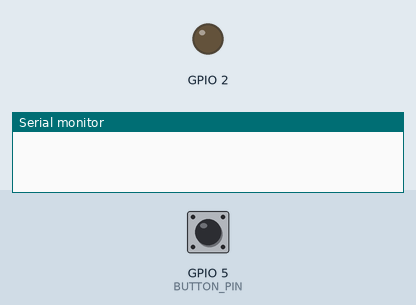
A program run on a simulated ESP32. Shown: output pins drawn as LEDs (lit = HIGH), the last lines printed to the serial monitor. The inputs (shaded band) are chosen by the test bench; at power-on: GPIO 5 (BUTTON_PIN) HIGH. Storage starts empty.

Above: at 1.2 s.
1.3 s: GPIO 5 (BUTTON_PIN) pulled LOW for 0.15 s
At 1.7 s:
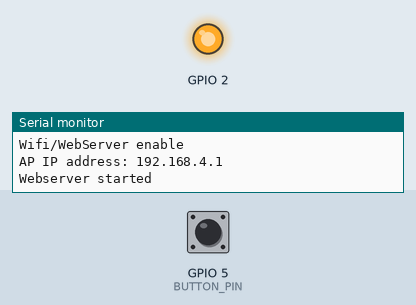
4.4 s: GPIO 5 (BUTTON_PIN) pulled LOW for 1 s
At 5.3 s:
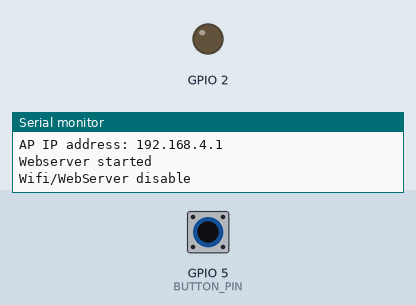
6.9 s: GPIO 5 (BUTTON_PIN) pulled LOW for 3.2 s
At 7.2 s:
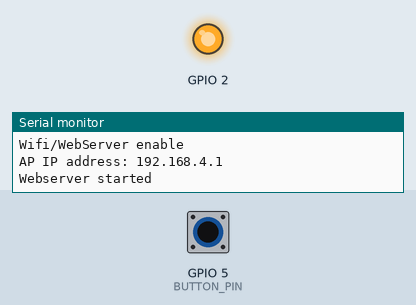
Timing chart, 0 to 9.9 s (numbered marks = the images above; inputs shaded):
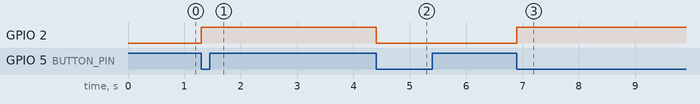

The program:

main.cpp
```cpp
#include <WiFi.h>
#include <OneWire.h>
#include <DallasTemperature.h>
#include "DHT.h"
#include "SPIFFS.h"
#include <ESPAsyncWebServer.h>

// DS18B20 =================
#define ONE_WIRE_BUS 4
OneWire oneWire(ONE_WIRE_BUS);
DallasTemperature sensors(&oneWire);
DeviceAddress sensorAddresses[] = {
  {0x28, 0x61, 0x64, 0x34, 0xD4, 0x1D, 0x99, 0xCD},
  {0x28, 0x61, 0x64, 0x34, 0xD5, 0x74, 0x94, 0x73},
  {0x28, 0x61, 0x64, 0x34, 0xD5, 0x4C, 0xA5, 0xC8},
  {0x28, 0x61, 0x64, 0x34, 0xD5, 0x79, 0x2F, 0xE8}
};
float tempsDS18B20[4];

// DHT22 ===================
#define DHTPIN1 19
#define DHTPIN2 22
#define DHTTYPE DHT22
DHT dht1(DHTPIN1, DHTTYPE);
DHT dht2(DHTPIN2, DHTTYPE);
float tempDHT1, humiDHT1;
float tempDHT2, humiDHT2;

// Botão Push ==============
#define BUTTON_PIN 5
bool buttonPressed = false;

// WiFi ====================
const char* ssid = "ESP32_AP";
const char* password = "password_12346";

// Web Server ==============
AsyncWebServer server(80);
AsyncEventSource events("/events");  // Cria o manipulador de eventos SSE

// Variáveis auxiliares
int sampleCount = 0; // Variável para contar as amostras
const int maxSamples = 1000;  // Limita o número de amostras no arquivo CSV
bool doRead = false; // Configura o estado para leitura
bool memoryIsFull = false; // Variável para verificar se a memória está cheia
bool memoryAlert = false; // Variável para verificar se o alerta já foi enviado
bool wifiActivated = false; // Variável para verificar se o wifi está ativo

// Variáveis para controle de tempo de coleta das amostras
unsigned long lastReadingTime = 0; // Armazena o tempo da última leitura
const long readingInterval = 5000; // Intervalo de 5 segundos

// Função para salvar dados em CSV
void saveDataToCSV(float dsTemps[], float dht1Temp, float dht1Hum, float dht2Temp, float dht2Hum) {
  if (sampleCount >= maxSamples) {
    Serial.println("Stopped the sample collect");
    memoryIsFull = true;
    return;
  }

  File file = SPIFFS.open("/data.csv", FILE_APPEND);
  if (!file) {
    Serial.println("Failed to open file for appending");
    return;
  }

  // Adicionar cabeçalhos se for a primeira amostra
  if (sampleCount == 0) {
    file.println("Sample,DS18B20_1,DS18B20_2,DS18B20_3,DS18B20_4,DHT1_Temp,DHT1_Humidity,DHT2_Temp,DHT2_Humidity");
  }

  sampleCount++;
  file.printf("%d,%.3f,%.3f,%.3f,%.3f,%.3f,%.3f,%.3f,%.3f\n", sampleCount,
               dsTemps[0], dsTemps[1], dsTemps[2], dsTemps[3],
               dht1Temp, dht1Hum, dht2Temp, dht2Hum);
  file.close();

  // Log no Serial com 3 casas decimais
  Serial.printf("Data saved to CSV: %d, %.3f, %.3f, %.3f, %.3f, %.3f, %.3f, %.3f, %.3f\n",
                sampleCount, dsTemps[0], dsTemps[1], dsTemps[2], dsTemps[3],
                dht1Temp, dht1Hum, dht2Temp, dht2Hum);
}

// Função para leitura dos sensores (ajuste para 3 casas decimais no log)
void sensorReading() {
  unsigned long currentMillis = millis();

  if (currentMillis - lastReadingTime >= readingInterval) {
    lastReadingTime = currentMillis;

    // Leitura dos DS18B20
    sensors.requestTemperatures();
    for (int i = 0; i < 4; i++) {
      tempsDS18B20[i] = sensors.getTempC(sensorAddresses[i]);
    }

    // Leitura dos DHT22
    tempDHT1 = dht1.readTemperature();
    humiDHT1 = dht1.readHumidity();
    tempDHT2 = dht2.readTemperature();
    humiDHT2 = dht2.readHumidity();

    if (isnan(tempDHT1) || isnan(humiDHT1) || isnan(tempDHT2) || isnan(humiDHT2)) {
      Serial.println(F("Failed to read from one or both DHT sensors!"));
      return;
    }

    // Log dos dados com 3 casas decimais
    Serial.printf("DS18B20 Temps: %.3f, %.3f, %.3f, %.3f\n", tempsDS18B20[0], tempsDS18B20[1], tempsDS18B20[2], tempsDS18B20[3]);
    Serial.printf("DHT1: Temp: %.3f °C, Humidity: %.3f %%\n", tempDHT1, humiDHT1);
    Serial.printf("DHT2: Temp: %.3f °C, Humidity: %.3f %%\n", tempDHT2, humiDHT2);

    // Salvar no CSV e enviar via SSE (apenas se todos os dados forem válidos)
    saveDataToCSV(tempsDS18B20, tempDHT1, humiDHT1, tempDHT2, humiDHT2);

    // Envia os dados via SSE para a interface HTML
    String jsonData = "{";
    jsonData += "\"sensor1\":" + String(tempsDS18B20[0]) + ",";
    jsonData += "\"sensor2\":" + String(tempsDS18B20[1]) + ",";
    jsonData += "\"sensor3\":" + String(tempsDS18B20[2]) + ",";
    jsonData += "\"sensor4\":" + String(tempsDS18B20[3]) + ",";
    jsonData += "\"dht1_temp\":" + String(tempDHT1) + ",";
    jsonData += "\"dht1_hum\":" + String(humiDHT1) + ",";
    jsonData += "\"dht2_temp\":" + String(tempDHT2) + ",";
    jsonData += "\"dht2_hum\":" + String(humiDHT2);
    jsonData += "}";

    events.send(jsonData.c_str(), "update"); // Evento "update" com os dados
  }
}

// Função para cuidar com o botão push (com debounce)
void IRAM_ATTR handleButtonPress() {
  static unsigned long lastPress = 0;
  if (millis() - lastPress > 200) {  // Debounce de 200ms
    buttonPressed = true;
    lastPress = millis();
  }
}

String removeCSVFile(String filename){
  if (SPIFFS.exists(filename)) { // Verifica se o arquivo existe
    if (SPIFFS.remove(filename)) { // Romove o arquivo passado
      Serial.println("File removed");
      sampleCount = 0;
      memoryIsFull = false;
      memoryAlert = false;
      return "File removed";
    } else {
      Serial.println("Failed to remove file");
      return "Failed to remove file";
    }
  } else {
    Serial.println("File not found");
    return "File not found";
  }
}

void CheckMemory(){
  if(memoryIsFull && !memoryAlert) {
    events.send("Mémoria cheia!", "alert", millis());
    memoryAlert = true;
  }
}

const char *htmlPage = R"=====(
<!DOCTYPE html>
<html lang="pt-BR">
<head>
  <meta charset="UTF-8">
  <meta name="viewport" content="width=device-width, initial-scale=1.0">
  <title>Monitoramento de Sensores em Tempo Real</title>
  <style>
    :root {
      --primary-bg: linear-gradient(180deg, #1f2e31 0%, #0b566e 25%, #1a8095 100%);
      --card-bg: rgba(255, 255, 255, 0.05);
      --text-color: #ffffff;
      --active-color: rgba(0, 255, 0, 0.2);
      --inactive-color: rgba(255, 0, 0, 0.2);
    }

    * {
      margin: 0;
      padding: 0;
      box-sizing: border-box;
    }

    body {
      font-family: "Segoe UI", Tahoma, Geneva, Verdana, sans-serif;
      background: var(--primary-bg);
      color: var(--text-color);
      min-height: 100vh;
      display: flex;
      flex-direction: column;
      align-items: center;
      padding: 2rem;
    }

    h2 {
      text-align: center;
      font-size: clamp(2rem, 5vw, 3rem);
      margin-bottom: 2rem;
      text-shadow: 2px 2px 4px rgba(0, 0, 0, 0.4);
    }

    .sensor-grid {
      display: grid;
      grid-template-columns: repeat(auto-fit, minmax(250px, 1fr));
      gap: 1.5rem;
      width: 100%;
      max-width: 1200px;
    }

    .sensor-card {
      background: var(--card-bg);
      border-radius: 1rem;
      padding: 1.5rem;
      box-shadow: 0 6px 12px rgba(0, 0, 0, 0.3);
      text-align: center;
      transition: transform 0.3s ease;
    }

    .sensor-card:hover {
      transform: translateY(-5px);
    }

    .sensor-label {
      font-size: 1.3rem;
      font-weight: 500;
      margin-bottom: 0.5rem;
    }

    .sensor-value {
      font-size: 2.5rem;
      font-weight: bold;
    }

    .unit {
      font-size: 1.5rem;
      opacity: 0.8;
    }

    .status {
      margin-top: 2rem;
      padding: 0.75rem 1.5rem;
      border-radius: 0.5rem;
      font-weight: bold;
      text-align: center;
    }

    .active {
      background-color: var(--active-color);
      color: #00ff00;
    }

    .inactive {
      background-color: var(--inactive-color);
      color: #ff0000;
    }

    @media (max-width: 768px) {
      body {
        padding: 1rem;
      }

      .sensor-grid {
        grid-template-columns: 1fr 1fr;
      }
    }

    @media (max-width: 480px) {
      .sensor-grid {
        grid-template-columns: 1fr;
      }
    }

    .notification {
      position: fixed;
      top: 20px;
      right: 20px;
      background-color: rgba(255, 0, 0, 0.85);
      color: #fff;
      padding: 1rem 1.5rem;
      border-radius: 0.5rem;
      font-weight: bold;
      box-shadow: 0 4px 10px rgba(0,0,0,0.3);
      transition: opacity 0.5s ease, transform 0.5s ease;
      opacity: 1;
      transform: translateY(0);
      z-index: 1000;
    }

    .notification.hidden {
      opacity: 0;
      transform: translateY(-50px);
    }
  </style>
</head>
<body>
  <h2>Monitoramento de Sensores</h2>

  <div class="sensor-grid">
    <!-- Sensores DS18B20 -->
    <div class="sensor-card">
      <div class="sensor-label">DS18B20 #1</div>
      <div class="sensor-value" id="sensor1">--</div>
      <span class="unit">°C</span>
    </div>

    <div class="sensor-card">
      <div class="sensor-label">DS18B20 #2</div>
      <div class="sensor-value" id="sensor2">--</div>
      <span class="unit">°C</span>
    </div>

    <div class="sensor-card">
      <div class="sensor-label">DS18B20 #3</div>
      <div class="sensor-value" id="sensor3">--</div>
      <span class="unit">°C</span>
    </div>

    <div class="sensor-card">
      <div class="sensor-label">DS18B20 #4</div>
      <div class="sensor-value" id="sensor4">--</div>
      <span class="unit">°C</span>
    </div>

    <!-- Sensores DHT -->
    <div class="sensor-card">
      <div class="sensor-label">DHT1 Temperatura</div>
      <div class="sensor-value" id="dht1_temp">--</div>
      <span class="unit">°C</span>
    </div>

    <div class="sensor-card">
      <div class="sensor-label">DHT1 Umidade</div>
      <div class="sensor-value" id="dht1_hum">--</div>
      <span class="unit">%</span>
    </div>

    <div class="sensor-card">
      <div class="sensor-label">DHT2 Temperatura</div>
      <div class="sensor-value" id="dht2_temp">--</div>
      <span class="unit">°C</span>
    </div>

    <div class="sensor-card">
      <div class="sensor-label">DHT2 Umidade</div>
      <div class="sensor-value" id="dht2_hum">--</div>
      <span class="unit">%</span>
    </div>
  </div>

  <div class="status" id="status">Status: Aguardando leitura...</div>
  <div id="notification" class="notification hidden"></div>

  <script>
    document.addEventListener('DOMContentLoaded', () => {
      const statusElement = document.getElementById('status');
      const eventSource = new EventSource('/events');
      const notification = document.getElementById("notification")

      // Formatador de valores numéricos
      const formatValue = (value) => {
        return value !== null && !isNaN(value) ? value.toFixed(2) : '--';
      };

      // Manipulador de eventos SSE
      eventSource.addEventListener('update', (event) => {
        try {
          const data = JSON.parse(event.data);

          // Atualiza todos os sensores
          document.getElementById('sensor1').textContent = formatValue(data.sensor1);
          document.getElementById('sensor2').textContent = formatValue(data.sensor2);
          document.getElementById('sensor3').textContent = formatValue(data.sensor3);
          document.getElementById('sensor4').textContent = formatValue(data.sensor4);
          document.getElementById('dht1_temp').textContent = formatValue(data.dht1_temp);
          document.getElementById('dht1_hum').textContent = formatValue(data.dht1_hum);
          document.getElementById('dht2_temp').textContent = formatValue(data.dht2_temp);
          document.getElementById('dht2_hum').textContent = formatValue(data.dht2_hum);

          // Atualiza status
          statusElement.textContent = `Status: Dados atualizados em ${new Date().toLocaleTimeString()}`;
          statusElement.className = 'status active';

          // Reseta o status após 3 segundos
          setTimeout(() => {
            statusElement.className = 'status';
          }, 3000);

        } catch (error) {
          console.error('Erro ao processar dados:', error);
          statusElement.textContent = 'Status: Erro ao processar dados';
          statusElement.className = 'status inactive';
        }
      });

      eventSource.addEventListener("alert", (event) => {
        notification.textContent = event.data;  // texto enviado pelo ESP32
        notification.classList.remove("hidden"); // mostra
        notification.onclick = () => notification.classList.add("hidden");
      });

      // Tratamento de erros
      eventSource.onerror = () => {
        statusElement.textContent = 'Status: Conexão perdida - reconectando...';
        statusElement.className = 'status inactive';
      };
    });
  </script>
</body>
</html>
)=====";

// Função para configurar o WiFi e o servidor
void setupWiFiAndServer() {
  WiFi.softAP(ssid, password);
  IPAddress IP = WiFi.softAPIP();
  if (IP) {
    Serial.print("AP IP address: ");
    Serial.println(IP);
  } else {
    Serial.println("Failed to start WiFi AP");
    return;
  }

  // Rota para download do arquivo CSV
  server.on("/download", HTTP_GET, [](AsyncWebServerRequest *request) {
    if(SPIFFS.exists("/data.csv")) {
      request->send(SPIFFS, "/data.csv", "text/csv");
    } else {
      request->send(404, "text/plain", "File not found");
    }
  });

  // Rota para apagar do arquivo CSV
  server.on("/remove", HTTP_GET, [](AsyncWebServerRequest *request) {
    request->send(200, "text/plain", removeCSVFile("/data.csv").c_str());
  });

  // Rota para parar as coletas
  server.on("/stop", HTTP_GET, [](AsyncWebServerRequest *request) {
    doRead = false;
    Serial.println("Parando a leitura dos sensores...");
    request->send(200, "text/plain", "Data collection stopped");
  });

  // Rota para iniciar as coletas
  server.on("/start", HTTP_GET, [](AsyncWebServerRequest *request) {
    doRead = true;
    Serial.println("Retomando a leitura dos sensores...");
    request->send(200, "text/plain", "Data collection started successfully");
  });

  // Rota para mostrar a interface
  server.on("/", HTTP_GET, [](AsyncWebServerRequest *request){
    request->send(200, "text/html", htmlPage);
  });

  server.on("/data", HTTP_GET, [](AsyncWebServerRequest *request){
    String json = "{";
    json += "\"sensor1\":" + String(tempsDS18B20[0]) + ",";
    json += "\"sensor2\":" + String(tempsDS18B20[1]) + ",";
    json += "\"sensor3\":" + String(tempsDS18B20[2]) + ",";
    json += "\"sensor4\":" + String(tempsDS18B20[3]) + ",";
    json += "\"dht1_temp\":" + String(tempDHT1) + ",";
    json += "\"dht1_hum\":" + String(humiDHT1) + ",";
    json += "\"dht2_temp\":" + String(tempDHT2) + ",";
    json += "\"dht2_hum\":" + String(humiDHT2);
    json += "}";
    request->send(200, "application/json", json);
  });

  server.addHandler(&events);

  server.begin();
  Serial.println("Webserver started");
}

void setup() {
  Serial.begin(115200);
  sensors.begin();
  dht1.begin();
  dht2.begin();

  // Initializa SPIFFS (com formatação automática em caso de falha)
  if (!SPIFFS.begin(true)) {
    Serial.println("An error occurred while mounting SPIFFS");
    return;
  }

  // Configuração do botão push
  pinMode(BUTTON_PIN, INPUT_PULLUP);
  attachInterrupt(BUTTON_PIN, handleButtonPress, FALLING);

  // Configuração do LED
  pinMode(2, OUTPUT);

  // Define o estado incial do LED (LOW)
  digitalWrite(2, LOW);
}

void loop() {
  if(buttonPressed) {
    buttonPressed = false;

    if (!wifiActivated) {
      Serial.println("Wifi/WebServer enable");
      digitalWrite(2, HIGH);
      setupWiFiAndServer(); // Liga o WiFi e inicia o web server
      wifiActivated = true;
    } else {
      Serial.println("Wifi/WebServer disable");
      digitalWrite(2, LOW);
      WiFi.softAPdisconnect(true); // Desliga o WiFi
      server.end();
      wifiActivated = false;
    }
  }

  /*
  Exemplos de como executar as rotas:
  192.168.4.1/start - Inicia a coleta
  192.168.4.1/stop - Para a coleta
  192.168.4.1/download - Baixa os dados em formato CSV
  192.168.4.1/remove - Remove todos os dados salvos
  192.168.4.1/data - Exibe os dados da ultima coleta
  192.168.4.1/ - Exibe a interface
  */


  CheckMemory(); // Checa se a mémoria está cheia

  if (doRead) {
    sensorReading();
  }
}
```

Measured:
- after the input at 1.3 s, GPIO 2: LOW → HIGH at once
- after the input at 4.4 s, GPIO 2: HIGH → LOW at once
- after the input at 6.9 s, GPIO 2: LOW → HIGH at once
